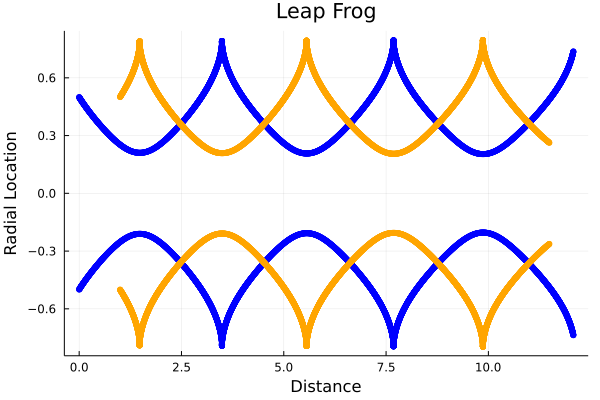

Write the Julia code that produced this figure.
#This library contains the "cross" function used for cross product calculations
using LinearAlgebra
#This library containts the necessary functions for graphing, specifically scatter plots
using Plots
using DelimitedFiles

#=
The leapFrog function outputs a plot showing the varrying x and y coordinates of
four vortecies that start equadistant from each other in the shape of a square. The
top two verticies rotate counterclockwise while the bottom two rotate clockwise.
This setup models the 2D crossectional view of two vortex rings
The inputs necessary for the function to work are as follows
1) Circulation in the form of an 1X3 array, [x,y,z]
2) Initial distance betweeb vortices,i.e. side length of the square.
3) Time step
4) Total time
=#

function LeapFrog(Gamma,d,dt,t)

#Calculates the number of data points for the time steps over the time period
itterations = Int(t/dt + 1);

#Creates arrays for for the velocities and positions of the four vortices
V1 = zeros(itterations,3);
V2 = zeros(itterations,3);
V3 = zeros(itterations,3);
V4 = zeros(itterations,3);

P1 = zeros(itterations,3);
P2 = zeros(itterations,3);
P3 = zeros(itterations,3);
P4 = zeros(itterations,3);

#Creates arrays to store the distances between all the vortices for each itteration
P1toP2 = zeros(itterations,3);
P1toP3 = zeros(itterations,3);
P1toP4 = zeros(itterations,3);

P2toP1 = zeros(itterations,3);
P2toP3 = zeros(itterations,3);
P2toP4 = zeros(itterations,3);

P3toP1 = zeros(itterations,3);
P3toP2 = zeros(itterations,3);
P3toP4 = zeros(itterations,3);

P4toP1 = zeros(itterations,3);
P4toP2 = zeros(itterations,3);
P4toP3 = zeros(itterations,3);

#Sets the initial position of each vortex symetrically about the x axis, starting at x=0.
P1[1,:] = [0,-d/2,0];
P2[1,:] = [0,d/2,0];
P3[1,:] = [d,d/2,0];
P4[1,:] = [d,-d/2,0];

#Creates counter to enter while loop. Starts at 2 since initial positions were previously set, and velocity starts at zero
i = 2;

#While loop to calculate velocity and position for each vortex in each itteration
while i <= itterations

    #Calculates the distances between all the vortices
    P1toP2[i-1,:] = P2[i-1,:]-P1[i-1,:];
    P1toP3[i-1,:] = P3[i-1,:]-P1[i-1,:];
    P1toP4[i-1,:] = P4[i-1,:]-P1[i-1,:];

    P2toP1[i-1,:] = -1*P1toP2[i-1,:];
    P2toP3[i-1,:] = P3[i-1,:]-P2[i-1,:];
    P2toP4[i-1,:] = P4[i-1,:]-P2[i-1,:];

    P3toP1[i-1,:] = -1*P1toP3[i-1,:];
    P3toP2[i-1,:] = -1*P2toP3[i-1,:];
    P3toP4[i-1,:] = P4[i-1,:]-P3[i-1,:];

    P4toP1[i-1,:] = -1*P1toP4[i-1,:];
    P4toP2[i-1,:] = -1*P2toP4[i-1,:];
    P4toP3[i-1,:] = -1*P3toP4[i-1,:];

    #Sums the relative velocities between vorticies. Note that counterclockwise vorticities cause a negative velocity
    V1[i,:] = cross(Gamma,P1toP4[i-1,:])/(2*pi*(norm(P1toP4[i-1,:]))^2) - cross(Gamma,P1toP2[i-1,:])/(2*pi*(norm(P1toP2[i-1,:]))^2) - cross(Gamma,P1toP3[i-1,:])/(2*pi*(norm(P1toP3[i-1,:]))^2);

    V2[i,:] = cross(Gamma,P2toP1[i-1,:])/(2*pi*(norm(P2toP1[i-1,:]))^2) + cross(Gamma,P2toP4[i-1,:])/(2*pi*(norm(P2toP4[i-1,:]))^2) - cross(Gamma,P2toP3[i-1,:])/(2*pi*(norm(P2toP3[i-1,:]))^2);

    V3[i,:] = cross(Gamma,P3toP1[i-1,:])/(2*pi*(norm(P3toP1[i-1,:]))^2) + cross(Gamma,P3toP4[i-1,:])/(2*pi*(norm(P3toP4[i-1,:]))^2) - cross(Gamma,P3toP2[i-1,:])/(2*pi*(norm(P3toP2[i-1,:]))^2);

    V4[i,:] = cross(Gamma,P4toP1[i-1,:])/(2*pi*(norm(P4toP1[i-1,:]))^2) - cross(Gamma,P4toP2[i-1,:])/(2*pi*(norm(P4toP2[i-1,:]))^2) - cross(Gamma,P4toP3[i-1,:])/(2*pi*(norm(P4toP3[i-1,:]))^2);

    #Calculates the new position by using xf = xo + Vdt
    P1[i,:] = P1[i-1,:] + dt*V1[i,:];

    P2[i,:] = P2[i-1,:] + dt*V2[i,:];

    P3[i,:] = P3[i-1,:] + dt*V3[i,:];

    P4[i,:] = P4[i-1,:] + dt*V4[i,:];

    #Rounds position coordinates to the nearest thousandth place for the the first few calculations
    if i<5

       P1[i,1] = round(P1[i,1], digits = 3);
       P1[i,2] = round(P1[i,2], digits = 3);
       P1[i,3] = round(P1[i,3], digits = 3);

       P2[i,1] = round(P2[i,1], digits = 3);
       P2[i,2] = round(P2[i,2], digits = 3);
       P2[i,3] = round(P2[i,3], digits = 3);

       P3[i,1] = round(P3[i,1], digits = 3);
       P3[i,2] = round(P3[i,2], digits = 3);
       P3[i,3] = round(P3[i,3], digits = 3);

       P4[i,1] = round(P4[i,1], digits = 3);
       P4[i,2] = round(P4[i,2], digits = 3);
       P4[i,3] = round(P4[i,3], digits = 3);

    end

    i = i+1;

end

#Plots the position arrays
LFplot = plot(P1[:,1], P1[:,2], seriestype = :scatter, markerstrokecolor = :blue,markercolor = :blue)
plot!(P2[:,1], P2[:,2], seriestype = :scatter, markerstrokecolor = :blue,markercolor = :blue)
plot!(P3[:,1], P3[:,2], seriestype = :scatter, markerstrokecolor = :orange, markercolor = :orange)
plot!(P4[:,1], P4[:,2], seriestype = :scatter, markerstrokecolor = :orange, markercolor = :orange, legend = false, xaxis = ("Distance"), yaxis = ("Radial Location"))

display(LFplot)

savefig("LeapFrog.png")


end
